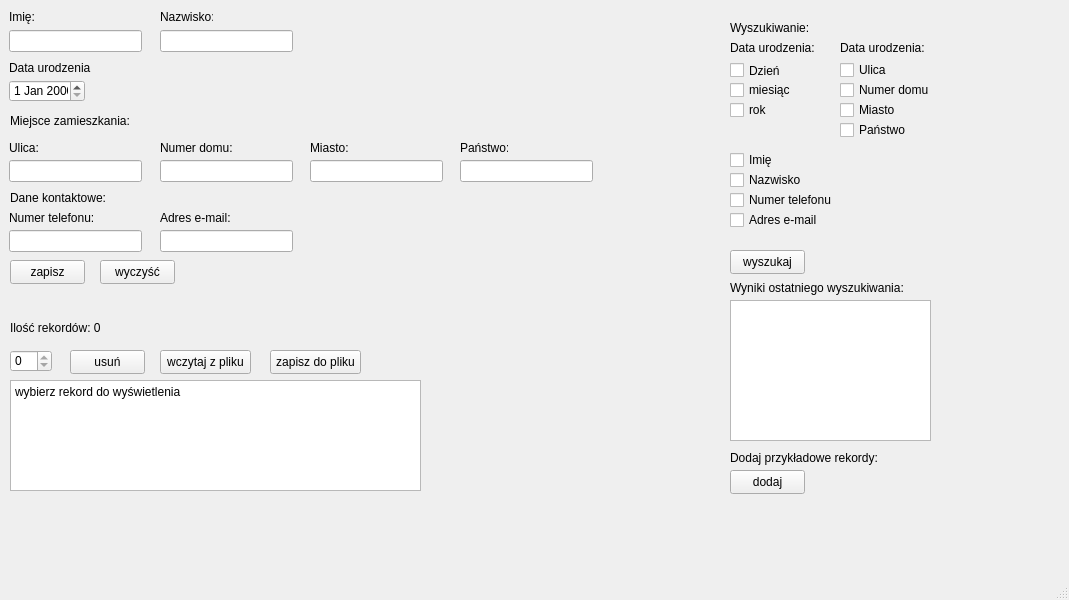
<?xml version="1.0" encoding="UTF-8"?>
<ui version="4.0">
 <class>MainWindow</class>
 <widget class="QMainWindow" name="MainWindow">
  <property name="geometry">
   <rect>
    <x>0</x>
    <y>0</y>
    <width>1069</width>
    <height>600</height>
   </rect>
  </property>
  <property name="windowTitle">
   <string>baza danych</string>
  </property>
  <widget class="QWidget" name="centralwidget">
   <widget class="QLineEdit" name="name">
    <property name="geometry">
     <rect>
      <x>9</x>
      <y>30</y>
      <width>133</width>
      <height>22</height>
     </rect>
    </property>
   </widget>
   <widget class="QLineEdit" name="surname">
    <property name="geometry">
     <rect>
      <x>160</x>
      <y>30</y>
      <width>133</width>
      <height>22</height>
     </rect>
    </property>
   </widget>
   <widget class="QLineEdit" name="street">
    <property name="geometry">
     <rect>
      <x>9</x>
      <y>160</y>
      <width>133</width>
      <height>22</height>
     </rect>
    </property>
   </widget>
   <widget class="QLineEdit" name="street_number">
    <property name="geometry">
     <rect>
      <x>160</x>
      <y>160</y>
      <width>133</width>
      <height>22</height>
     </rect>
    </property>
   </widget>
   <widget class="QLineEdit" name="city">
    <property name="geometry">
     <rect>
      <x>310</x>
      <y>160</y>
      <width>133</width>
      <height>22</height>
     </rect>
    </property>
   </widget>
   <widget class="QLineEdit" name="country">
    <property name="geometry">
     <rect>
      <x>460</x>
      <y>160</y>
      <width>133</width>
      <height>22</height>
     </rect>
    </property>
   </widget>
   <widget class="QDateEdit" name="date">
    <property name="geometry">
     <rect>
      <x>9</x>
      <y>80</y>
      <width>76</width>
      <height>22</height>
     </rect>
    </property>
   </widget>
   <widget class="QLineEdit" name="phone_number">
    <property name="geometry">
     <rect>
      <x>9</x>
      <y>230</y>
      <width>133</width>
      <height>22</height>
     </rect>
    </property>
   </widget>
   <widget class="QLineEdit" name="email">
    <property name="geometry">
     <rect>
      <x>160</x>
      <y>230</y>
      <width>133</width>
      <height>22</height>
     </rect>
    </property>
   </widget>
   <widget class="QLabel" name="label">
    <property name="geometry">
     <rect>
      <x>9</x>
      <y>9</y>
      <width>26</width>
      <height>16</height>
     </rect>
    </property>
    <property name="text">
     <string>Imię:</string>
    </property>
   </widget>
   <widget class="QLabel" name="label_2">
    <property name="geometry">
     <rect>
      <x>160</x>
      <y>9</y>
      <width>53</width>
      <height>16</height>
     </rect>
    </property>
    <property name="text">
     <string>Nazwisko:</string>
    </property>
   </widget>
   <widget class="QLabel" name="label_3">
    <property name="geometry">
     <rect>
      <x>9</x>
      <y>60</y>
      <width>82</width>
      <height>16</height>
     </rect>
    </property>
    <property name="text">
     <string>Data urodzenia:</string>
    </property>
   </widget>
   <widget class="QLabel" name="label_4">
    <property name="geometry">
     <rect>
      <x>9</x>
      <y>140</y>
      <width>29</width>
      <height>16</height>
     </rect>
    </property>
    <property name="text">
     <string>Ulica:</string>
    </property>
   </widget>
   <widget class="QLabel" name="label_5">
    <property name="geometry">
     <rect>
      <x>160</x>
      <y>140</y>
      <width>75</width>
      <height>16</height>
     </rect>
    </property>
    <property name="text">
     <string>Numer domu:</string>
    </property>
   </widget>
   <widget class="QLabel" name="label_6">
    <property name="geometry">
     <rect>
      <x>310</x>
      <y>140</y>
      <width>39</width>
      <height>16</height>
     </rect>
    </property>
    <property name="text">
     <string>Miasto:</string>
    </property>
   </widget>
   <widget class="QLabel" name="label_7">
    <property name="geometry">
     <rect>
      <x>460</x>
      <y>140</y>
      <width>48</width>
      <height>16</height>
     </rect>
    </property>
    <property name="text">
     <string>Państwo:</string>
    </property>
   </widget>
   <widget class="QLabel" name="label_8">
    <property name="geometry">
     <rect>
      <x>9</x>
      <y>210</y>
      <width>87</width>
      <height>16</height>
     </rect>
    </property>
    <property name="text">
     <string>Numer telefonu:</string>
    </property>
   </widget>
   <widget class="QLabel" name="label_9">
    <property name="geometry">
     <rect>
      <x>160</x>
      <y>210</y>
      <width>70</width>
      <height>16</height>
     </rect>
    </property>
    <property name="text">
     <string>Adres e-mail:</string>
    </property>
   </widget>
   <widget class="QLabel" name="label_10">
    <property name="geometry">
     <rect>
      <x>10</x>
      <y>110</y>
      <width>141</width>
      <height>21</height>
     </rect>
    </property>
    <property name="text">
     <string>Miejsce zamieszkania:</string>
    </property>
   </widget>
   <widget class="QLabel" name="label_11">
    <property name="geometry">
     <rect>
      <x>10</x>
      <y>190</y>
      <width>141</width>
      <height>16</height>
     </rect>
    </property>
    <property name="text">
     <string>Dane kontaktowe:</string>
    </property>
   </widget>
   <widget class="QPushButton" name="zapisz">
    <property name="geometry">
     <rect>
      <x>10</x>
      <y>260</y>
      <width>75</width>
      <height>24</height>
     </rect>
    </property>
    <property name="text">
     <string>zapisz</string>
    </property>
   </widget>
   <widget class="QPushButton" name="wyczysc">
    <property name="geometry">
     <rect>
      <x>100</x>
      <y>260</y>
      <width>75</width>
      <height>24</height>
     </rect>
    </property>
    <property name="text">
     <string>wyczyść</string>
    </property>
   </widget>
   <widget class="QCheckBox" name="namebox">
    <property name="geometry">
     <rect>
      <x>730</x>
      <y>150</y>
      <width>76</width>
      <height>20</height>
     </rect>
    </property>
    <property name="text">
     <string>Imię</string>
    </property>
   </widget>
   <widget class="QCheckBox" name="surnamebox">
    <property name="geometry">
     <rect>
      <x>730</x>
      <y>170</y>
      <width>76</width>
      <height>20</height>
     </rect>
    </property>
    <property name="text">
     <string>Nazwisko</string>
    </property>
   </widget>
   <widget class="QCheckBox" name="miesiacbox">
    <property name="geometry">
     <rect>
      <x>730</x>
      <y>80</y>
      <width>76</width>
      <height>20</height>
     </rect>
    </property>
    <property name="text">
     <string>miesiąc</string>
    </property>
   </widget>
   <widget class="QCheckBox" name="dzienbox">
    <property name="geometry">
     <rect>
      <x>730</x>
      <y>60</y>
      <width>76</width>
      <height>21</height>
     </rect>
    </property>
    <property name="text">
     <string>Dzień</string>
    </property>
   </widget>
   <widget class="QCheckBox" name="phone_numberbox">
    <property name="geometry">
     <rect>
      <x>730</x>
      <y>190</y>
      <width>121</width>
      <height>20</height>
     </rect>
    </property>
    <property name="text">
     <string>Numer telefonu</string>
    </property>
   </widget>
   <widget class="QCheckBox" name="rokbox">
    <property name="geometry">
     <rect>
      <x>730</x>
      <y>100</y>
      <width>76</width>
      <height>20</height>
     </rect>
    </property>
    <property name="text">
     <string>rok</string>
    </property>
   </widget>
   <widget class="QLabel" name="label_12">
    <property name="geometry">
     <rect>
      <x>730</x>
      <y>40</y>
      <width>101</width>
      <height>16</height>
     </rect>
    </property>
    <property name="text">
     <string>Data urodzenia:</string>
    </property>
   </widget>
   <widget class="QLabel" name="label_13">
    <property name="geometry">
     <rect>
      <x>730</x>
      <y>20</y>
      <width>91</width>
      <height>16</height>
     </rect>
    </property>
    <property name="text">
     <string>Wyszukiwanie:</string>
    </property>
   </widget>
   <widget class="QCheckBox" name="emailbox">
    <property name="geometry">
     <rect>
      <x>730</x>
      <y>210</y>
      <width>121</width>
      <height>20</height>
     </rect>
    </property>
    <property name="text">
     <string>Adres e-mail</string>
    </property>
   </widget>
   <widget class="QLabel" name="label_14">
    <property name="geometry">
     <rect>
      <x>840</x>
      <y>40</y>
      <width>101</width>
      <height>16</height>
     </rect>
    </property>
    <property name="text">
     <string>Data urodzenia:</string>
    </property>
   </widget>
   <widget class="QCheckBox" name="countrybox">
    <property name="geometry">
     <rect>
      <x>840</x>
      <y>120</y>
      <width>121</width>
      <height>20</height>
     </rect>
    </property>
    <property name="text">
     <string>Państwo</string>
    </property>
   </widget>
   <widget class="QCheckBox" name="street_numberbox">
    <property name="geometry">
     <rect>
      <x>840</x>
      <y>80</y>
      <width>121</width>
      <height>20</height>
     </rect>
    </property>
    <property name="text">
     <string>Numer domu</string>
    </property>
   </widget>
   <widget class="QCheckBox" name="citybox">
    <property name="geometry">
     <rect>
      <x>840</x>
      <y>100</y>
      <width>121</width>
      <height>20</height>
     </rect>
    </property>
    <property name="text">
     <string>Miasto</string>
    </property>
   </widget>
   <widget class="QCheckBox" name="streetbox">
    <property name="geometry">
     <rect>
      <x>840</x>
      <y>60</y>
      <width>76</width>
      <height>20</height>
     </rect>
    </property>
    <property name="text">
     <string>Ulica</string>
    </property>
   </widget>
   <widget class="QPushButton" name="wyszukaj">
    <property name="geometry">
     <rect>
      <x>730</x>
      <y>250</y>
      <width>75</width>
      <height>24</height>
     </rect>
    </property>
    <property name="text">
     <string>wyszukaj</string>
    </property>
   </widget>
   <widget class="QLabel" name="wyniki_ostatniego">
    <property name="geometry">
     <rect>
      <x>730</x>
      <y>350</y>
      <width>281</width>
      <height>91</height>
     </rect>
    </property>
    <property name="text">
     <string/>
    </property>
   </widget>
   <widget class="QPushButton" name="Ok">
    <property name="geometry">
     <rect>
      <x>730</x>
      <y>470</y>
      <width>75</width>
      <height>24</height>
     </rect>
    </property>
    <property name="text">
     <string>dodaj</string>
    </property>
   </widget>
   <widget class="QLabel" name="label_16">
    <property name="geometry">
     <rect>
      <x>730</x>
      <y>450</y>
      <width>161</width>
      <height>16</height>
     </rect>
    </property>
    <property name="text">
     <string>Dodaj przykładowe rekordy:</string>
    </property>
   </widget>
   <widget class="QTextBrowser" name="textBrowser">
    <property name="geometry">
     <rect>
      <x>730</x>
      <y>300</y>
      <width>201</width>
      <height>141</height>
     </rect>
    </property>
   </widget>
   <widget class="QLabel" name="label_15">
    <property name="geometry">
     <rect>
      <x>730</x>
      <y>280</y>
      <width>181</width>
      <height>16</height>
     </rect>
    </property>
    <property name="text">
     <string>Wyniki ostatniego wyszukiwania:</string>
    </property>
   </widget>
   <widget class="QSpinBox" name="spinBox">
    <property name="geometry">
     <rect>
      <x>10</x>
      <y>350</y>
      <width>42</width>
      <height>22</height>
     </rect>
    </property>
    <property name="maximum">
     <number>0</number>
    </property>
   </widget>
   <widget class="QTextBrowser" name="textBrowser_2">
    <property name="geometry">
     <rect>
      <x>10</x>
      <y>380</y>
      <width>411</width>
      <height>111</height>
     </rect>
    </property>
    <property name="html">
     <string>&lt;!DOCTYPE HTML PUBLIC &quot;-//W3C//DTD HTML 4.0//EN&quot; &quot;http://www.w3.org/TR/REC-html40/strict.dtd&quot;&gt;
&lt;html&gt;&lt;head&gt;&lt;meta name=&quot;qrichtext&quot; content=&quot;1&quot; /&gt;&lt;meta charset=&quot;utf-8&quot; /&gt;&lt;style type=&quot;text/css&quot;&gt;
p, li { white-space: pre-wrap; }
hr { height: 1px; border-width: 0; }
li.unchecked::marker { content: &quot;\2610&quot;; }
li.checked::marker { content: &quot;\2612&quot;; }
&lt;/style&gt;&lt;/head&gt;&lt;body style=&quot; font-family:'Segoe UI'; font-size:9pt; font-weight:400; font-style:normal;&quot;&gt;
&lt;p style=&quot; margin-top:0px; margin-bottom:0px; margin-left:0px; margin-right:0px; -qt-block-indent:0; text-indent:0px;&quot;&gt;wybierz rekord do wyświetlenia&lt;/p&gt;&lt;/body&gt;&lt;/html&gt;</string>
    </property>
   </widget>
   <widget class="QPushButton" name="delete_2">
    <property name="geometry">
     <rect>
      <x>70</x>
      <y>350</y>
      <width>75</width>
      <height>24</height>
     </rect>
    </property>
    <property name="text">
     <string>usuń</string>
    </property>
   </widget>
   <widget class="QLabel" name="rekordy">
    <property name="geometry">
     <rect>
      <x>10</x>
      <y>320</y>
      <width>151</width>
      <height>16</height>
     </rect>
    </property>
    <property name="text">
     <string>Ilość rekordów: 0</string>
    </property>
   </widget>
   <widget class="QPushButton" name="pushButton">
    <property name="geometry">
     <rect>
      <x>160</x>
      <y>350</y>
      <width>91</width>
      <height>24</height>
     </rect>
    </property>
    <property name="text">
     <string>wczytaj z pliku</string>
    </property>
   </widget>
   <widget class="QPushButton" name="pushButton_2">
    <property name="geometry">
     <rect>
      <x>270</x>
      <y>350</y>
      <width>91</width>
      <height>24</height>
     </rect>
    </property>
    <property name="text">
     <string>zapisz do pliku</string>
    </property>
   </widget>
  </widget>
  <widget class="QMenuBar" name="menubar">
   <property name="geometry">
    <rect>
     <x>0</x>
     <y>0</y>
     <width>1069</width>
     <height>22</height>
    </rect>
   </property>
  </widget>
  <widget class="QStatusBar" name="statusbar"/>
 </widget>
 <resources/>
 <connections/>
</ui>
